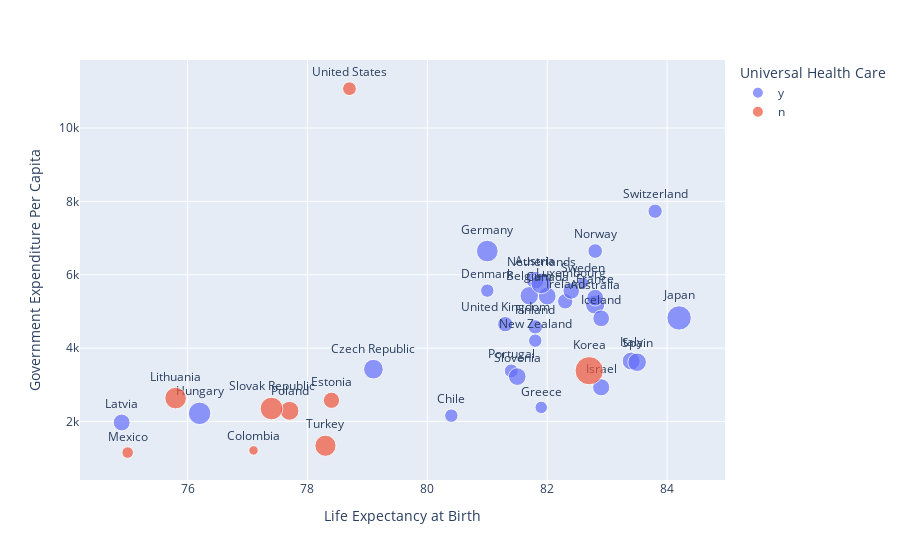

The cell this chart's notebook holds for it:
### Code cell
fig = px.scatter(world_data, x='Life Expectancy at Birth',
                y='Government Expenditure Per Capita', color = 'Universal Health Care', 
                 text='Country', size='Doctor Visits Per Capita')
fig.update_traces(textposition='top center')

fig.show()

### Figure 1 — Plotly figure (JSON) as saved in the notebook; plotly's stock layout.template omitted (floating-point values rounded to 4 significant figures)
{"data": [{"hovertemplate": "Universal Health Care=y<br>Life Expectancy at Birth=%{x}<br>Government Expenditure Per Capita=%{y}<br>Doctor Visits Per Capita=%{marker.size}<br>Country=%{text}<extra></extra>", "legendgroup": "y", "marker": {"color": "#636efa", "size": [7.8, 6.6, 7.2, 6.7, 3.8, 8.2, 3.8, 4.4, 5.9, 9.9, 3.3, 10.7, 5.9, 5, 6.2, 6.8, 12.6, 6, 5.8, 9, 3.8, 4.5, 4.1, 6.6, 7.3, 2.7, 4.3, 5], "sizemode": "area", "sizeref": 0.04225, "symbol": "circle"}, "mode": "markers+text", "name": "y", "orientation": "v", "showlegend": true, "text": ["Australia", "Austria", "Belgium", "Canada", "Chile", "Czech Republic", "Denmark", "Finland", "France", "Germany", "Greece", "Hungary", "Iceland", "Ireland", "Israel", "Italy", "Japan", "Latvia", "Luxembourg", "Netherlands", "New Zealand", "Norway", "Portugal", "Slovenia", "Spain", "Sweden", "Switzerland", "United Kingdom"], "textposition": "top center", "type": "scatter", "x": [82.8, 81.8, 81.7, 82, 80.4, 79.1, 81, 81.8, 82.8, 81, 81.9, 76.2, 82.9, 82.3, 82.9, 83.4, 84.2, 74.9, 82.4, 81.9, 81.8, 82.8, 81.4, 81.5, 83.5, 82.6, 83.8, 81.3], "xaxis": "x", "y": [5187.0, 5851.0, 5428.0, 5418.0, 2159.0, 3426.0, 5568.0, 4578.0, 5376.0, 6646.0, 2384.0, 2222.0, 4811.0, 5276.0, 2932.0, 3649.0, 4823.0, 1973.0, 5558.0, 5765.0, 4204.0, 6647.0, 3379.0, 3224.0, 3616.0, 5782.0, 7732.0, 4653.0], "yaxis": "y"}, {"hovertemplate": "Universal Health Care=n<br>Life Expectancy at Birth=%{x}<br>Government Expenditure Per Capita=%{y}<br>Doctor Visits Per Capita=%{marker.size}<br>Country=%{text}<extra></extra>", "legendgroup": "n", "marker": {"color": "#EF553B", "size": [1.9, 5.6, 16.9, 9.9, 2.8, 7.6, 10.9, 9.5, 4], "sizemode": "area", "sizeref": 0.04225, "symbol": "circle"}, "mode": "markers+text", "name": "n", "orientation": "v", "showlegend": true, "text": ["Colombia", "Estonia", "Korea", "Lithuania", "Mexico", "Poland", "Slovak Republic", "Turkey", "United States"], "textposition": "top center", "type": "scatter", "x": [77.1, 78.4, 82.7, 75.8, 75, 77.7, 77.4, 78.3, 78.7], "xaxis": "x", "y": [1213.0, 2579.0, 3384.0, 2638.0, 1154.0, 2292.0, 2354.0, 1340.0, 11070.0], "yaxis": "y"}], "layout": {"legend": {"itemsizing": "constant", "title": {"text": "Universal Health Care"}, "tracegroupgap": 0}, "margin": {"t": 60}, "xaxis": {"anchor": "y", "domain": [0, 1], "title": {"text": "Life Expectancy at Birth"}}, "yaxis": {"anchor": "x", "domain": [0, 1], "title": {"text": "Government Expenditure Per Capita"}}}}
